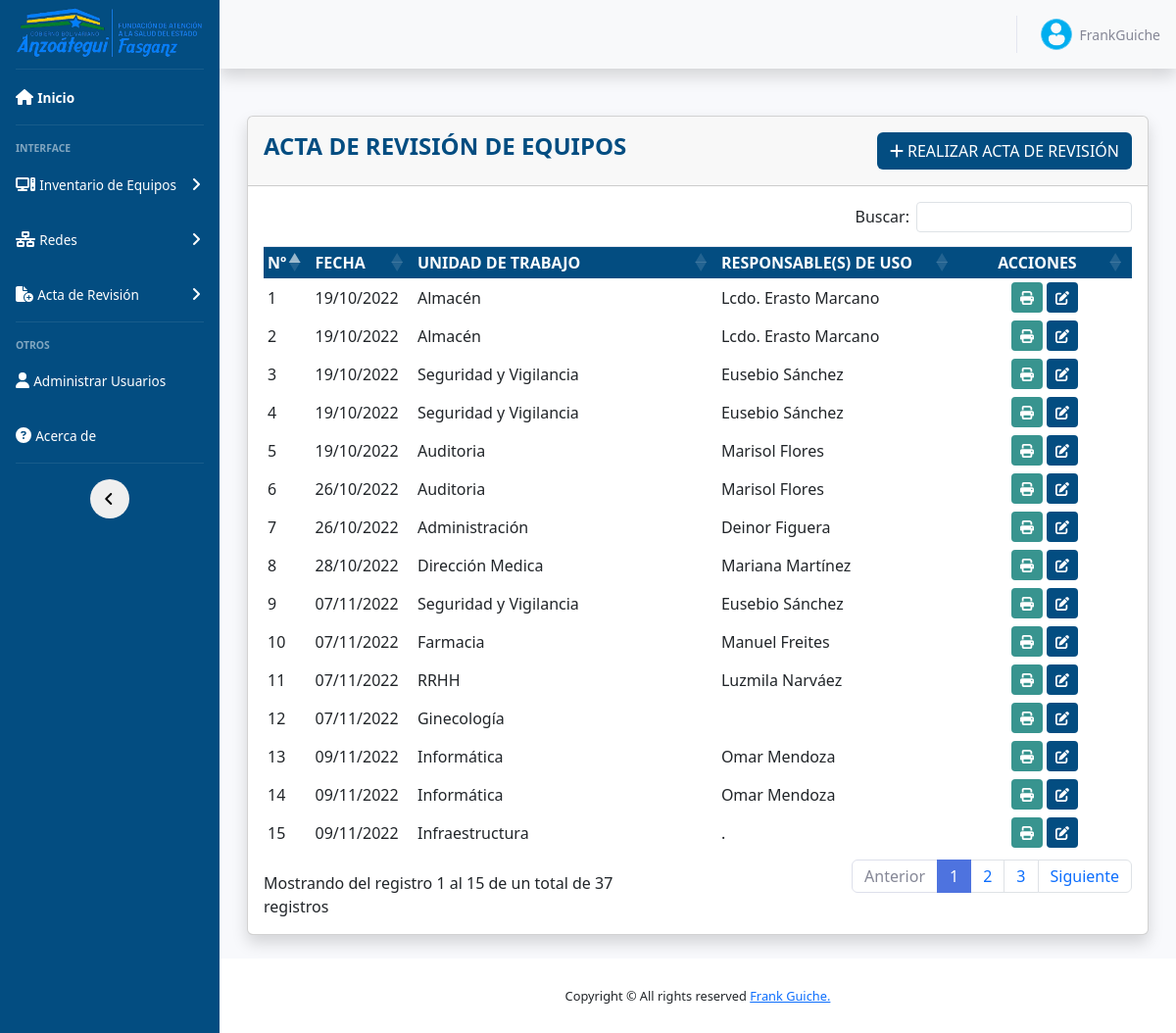
Page /views/acta_revision.php (signed in) on the committed database.
### tables this page shows
CREATE TABLE `acta_revision` (
  `id_acta` int(11) NOT NULL,
  `fecha_revision` date NOT NULL,
  `unidad_trabajo` text NOT NULL,
  `responsable_uso` text NOT NULL,
  `descripcion_equipo` text NOT NULL,
  `serial` text NOT NULL,
  `codigo_bienes` text NOT NULL,
  `estado_equipo` text NOT NULL,
  `operatividad` text NOT NULL,
  `accesorios_perifericos` text NOT NULL,
  `resultado_revision` text NOT NULL,
  `conclusion_revision` text NOT NULL,
  `user_elaboracion` text NOT NULL,
  `user_revision` text NOT NULL
);

### views/acta_revision.php (the view, shortened to what this page needs)
<body id="page-top">
    <div class="container-fluid">
        <div class="card shadow mb-4 mt-5 mx-3">
            <div class="card-header py-3">
                <div class="row">
                    <h4 class="m-0 font-primary mayus col-xl-6 col-md-6 col-sm-12 col-12">ACTA DE REVISIÓN DE EQUIPOS</h4>
                    <div class="text-right col-xl-6 col-md-6 col-sm-12 col-12">
                        <button type="button" class="btn btn-agg btn-md bold mayus" data-toggle="modal" data-target="#insert_actaRevision">
                            <i class="fa fa-plus bold"></i> Realizar Acta de Revisión
                        </button>
                    </div>
                </div>
            </div>
            <div id="cardView" class="card-body">
                <div class="table-responsive">
                    <table class="table-sm table-hover" id="dataTable" width="100%" cellspacing="0">
                        <thead class="table table-comp">
                            <tr>
                                <th class="mayus">Nº</th>
                                <th class="mayus">Fecha</th>
                                <th class="mayus">Unidad de Trabajo</th>
                                <th class="mayus">Responsable(s) de Uso</th>
                                <?php
                                if ($_SESSION['rol'] == 1) {
                                ?>
                                    <th class="text-center mayus" width="20%">Acciones</th>
                                <?php
                                };
                                ?>
                            </tr>
                        </thead>
                        <?php
                        include "../includes/db.php";
                        $result = mysqli_query($conexion, "SELECT * FROM acta_revision ");
                        while ($fila = mysqli_fetch_assoc($result)) :
                            $fecha_formateada = date("d/m/Y", strtotime($fila['fecha_revision']));
                        ?>
                            <tr>
                                <td><?php echo $fila['id_acta']; ?></td>
                                <td><?php echo $fecha_formateada; ?></td>
                                <td><?php echo $fila['unidad_trabajo']; ?></td>
                                <td><?php echo $fila['responsable_uso']; ?></td>
                                <?php
                                if ($_SESSION['rol'] == 1) {
                                ?>
                                    <td class="text-center" width="20%">
                                        <button class="btn btn-infor btn-sm" title="VER ACTA DE REVISIÓN" onclick="window.open('../includes/_acta_revision/Acta de Revision.php?id_acta=<?php echo $fila['id_acta']; ?>')"><i class="fa-solid fa-print"></i></button>
                                        <a href="../includes/_acta_revision/editar_actaRevision.php?id_acta=<?php echo $fila['id_acta'] ?>" class="btn btn-edit btn-sm" title="EDITAR REGISTRO">
                                            <i class="fa fa-edit "></i>
                                        </a>
                                    </td>
                                <?php
                                };
                                ?>
                            </tr>
                        <?php endwhile; ?>
                    </table>
                </div>
            </div>
        </div>
    </div>
</body>
</html>

### css/style.css (style rules this page uses)
.font-primary { color: #034D81 !important; font-weight: bold; }
.mayus { text-transform: uppercase; }
.bold { font-weight: bold; }
.btn-agg { background-color: #034D81 !important; color: #FFFFFF !important; }
.btn-edit { background-color: #034D81 !important; color: #FFFFFF !important; }
.btn-infor { background-color: #38948f !important; color: #FFFFFF !important; }
.btn { transition: all 0.3s ease; }
.table-comp { background-color: #034D81 !important; color: #FFFFFF !important; }

### rows in the picture
acta_revision: id_acta "1", fecha_revision "19/10/2022", unidad_trabajo "Almacén", responsable_uso "Lcdo. Erasto Marcano"
acta_revision: id_acta "2", fecha_revision "19/10/2022", unidad_trabajo "Almacén", responsable_uso "Lcdo. Erasto Marcano"
acta_revision: id_acta "3", fecha_revision "19/10/2022", unidad_trabajo "Seguridad y Vigilancia", responsable_uso "Eusebio Sánchez"
acta_revision: id_acta "4", fecha_revision "19/10/2022", unidad_trabajo "Seguridad y Vigilancia", responsable_uso "Eusebio Sánchez"
acta_revision: id_acta "5", fecha_revision "19/10/2022", unidad_trabajo "Auditoria", responsable_uso "Marisol Flores"
acta_revision: id_acta "6", fecha_revision "26/10/2022", unidad_trabajo "Auditoria", responsable_uso "Marisol Flores"
acta_revision: id_acta "7", fecha_revision "26/10/2022", unidad_trabajo "Administración", responsable_uso "Deinor Figuera"
acta_revision: id_acta "8", fecha_revision "28/10/2022", unidad_trabajo "Dirección Medica", responsable_uso "Mariana Martínez"
acta_revision: id_acta "9", fecha_revision "07/11/2022", unidad_trabajo "Seguridad y Vigilancia", responsable_uso "Eusebio Sánchez"
acta_revision: id_acta "10", fecha_revision "07/11/2022", unidad_trabajo "Farmacia", responsable_uso "Manuel Freites"
acta_revision: id_acta "11", fecha_revision "07/11/2022", unidad_trabajo "RRHH", responsable_uso "Luzmila Narváez"
acta_revision: id_acta "12", fecha_revision "07/11/2022", unidad_trabajo "Ginecología"
acta_revision: id_acta "13", fecha_revision "09/11/2022", unidad_trabajo "Informática", responsable_uso "Omar Mendoza"
acta_revision: id_acta "14", fecha_revision "09/11/2022", unidad_trabajo "Informática", responsable_uso "Omar Mendoza"
acta_revision: id_acta "15", fecha_revision "09/11/2022", unidad_trabajo "Infraestructura", responsable_uso "."

### other values in the picture
$_SESSION['username'] "FrankGuiche"
